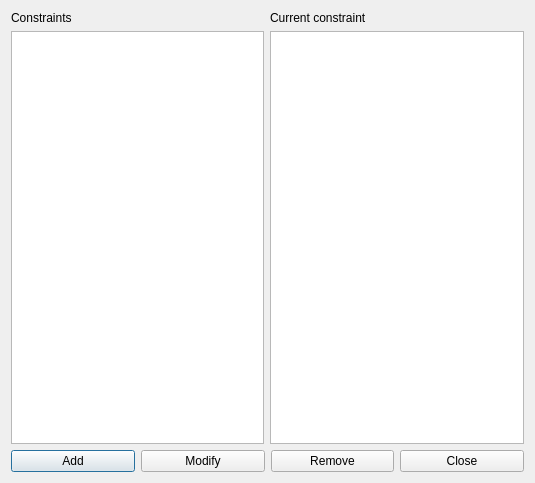
<?xml version="1.0" encoding="UTF-8"?>
<ui version="4.0">
 <class>ConstraintTeachersMaxGapsPerMorningAndAfternoonForm_template</class>
 <widget class="QDialog" name="ConstraintTeachersMaxGapsPerMorningAndAfternoonForm_template">
  <property name="geometry">
   <rect>
    <x>0</x>
    <y>0</y>
    <width>535</width>
    <height>483</height>
   </rect>
  </property>
  <property name="windowTitle">
   <string extracomment="This is the title of the dialog in which you see the list of all constraints of this type">Constraints teachers max gaps per morning and afternoon</string>
  </property>
  <layout class="QGridLayout" name="gridLayout">
   <item row="0" column="0">
    <layout class="QVBoxLayout" name="verticalLayout">
     <item>
      <widget class="QLabel" name="constraintsTextLabel">
       <property name="frameShape">
        <enum>QFrame::NoFrame</enum>
       </property>
       <property name="frameShadow">
        <enum>QFrame::Plain</enum>
       </property>
       <property name="text">
        <string>Constraints</string>
       </property>
       <property name="wordWrap">
        <bool>false</bool>
       </property>
      </widget>
     </item>
     <item>
      <widget class="QListWidget" name="constraintsListWidget"/>
     </item>
    </layout>
   </item>
   <item row="0" column="1">
    <layout class="QVBoxLayout" name="verticalLayout_2">
     <item>
      <widget class="QLabel" name="currentConstraintTextLabel">
       <property name="text">
        <string>Current constraint</string>
       </property>
       <property name="wordWrap">
        <bool>false</bool>
       </property>
      </widget>
     </item>
     <item>
      <widget class="QPlainTextEdit" name="currentConstraintTextEdit"/>
     </item>
    </layout>
   </item>
   <item row="1" column="0" colspan="2">
    <layout class="QHBoxLayout" name="horizontalLayout">
     <item>
      <widget class="QPushButton" name="addConstraintPushButton">
       <property name="text">
        <string>Add</string>
       </property>
      </widget>
     </item>
     <item>
      <widget class="QPushButton" name="modifyConstraintPushButton">
       <property name="text">
        <string>Modify</string>
       </property>
      </widget>
     </item>
     <item>
      <widget class="QPushButton" name="removeConstraintPushButton">
       <property name="text">
        <string>Remove</string>
       </property>
      </widget>
     </item>
     <item>
      <widget class="QPushButton" name="closePushButton">
       <property name="text">
        <string>Close</string>
       </property>
      </widget>
     </item>
    </layout>
   </item>
  </layout>
 </widget>
 <layoutdefault spacing="6" margin="11"/>
 <resources/>
 <connections/>
</ui>
